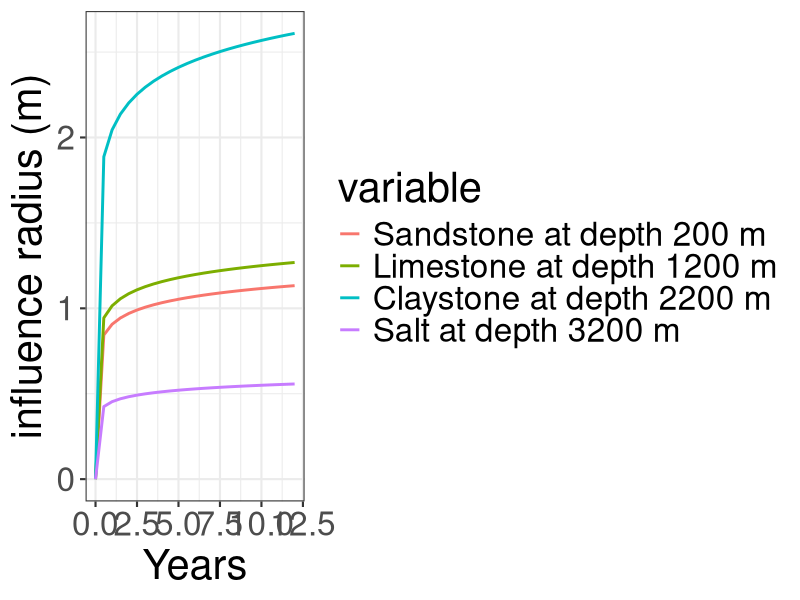
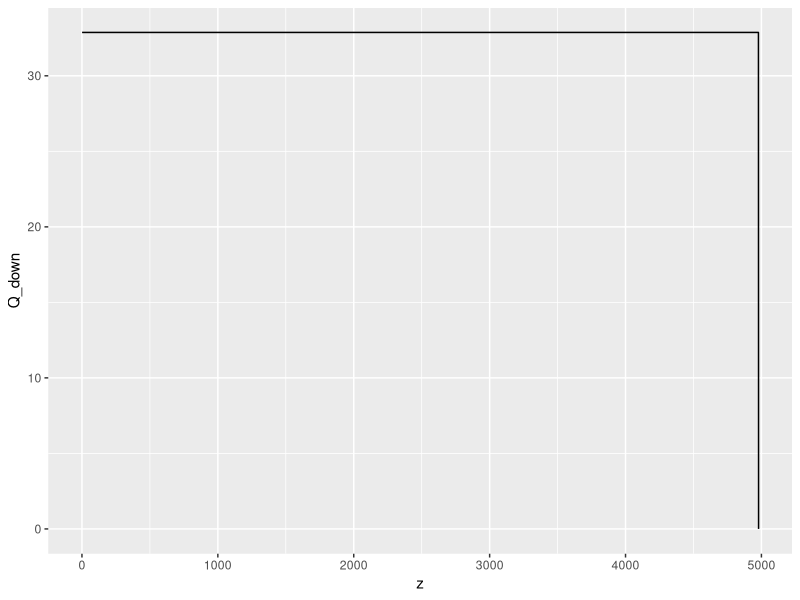
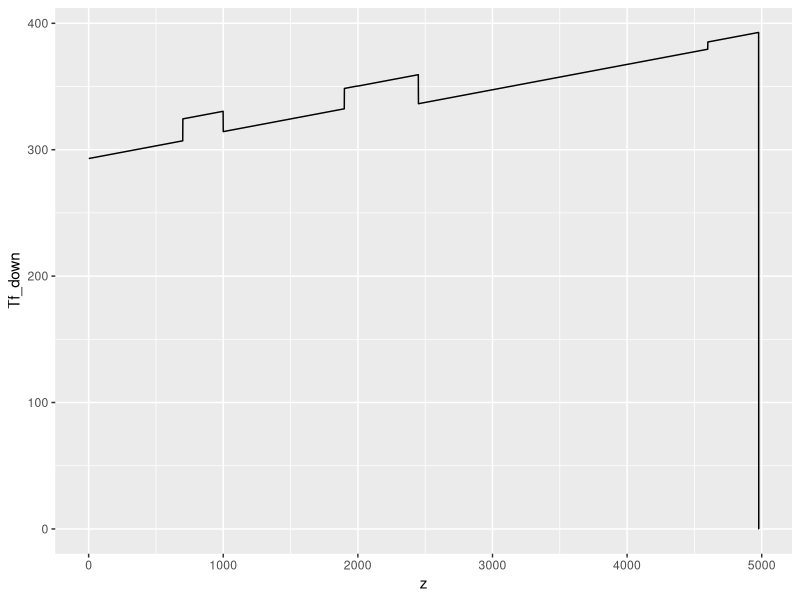
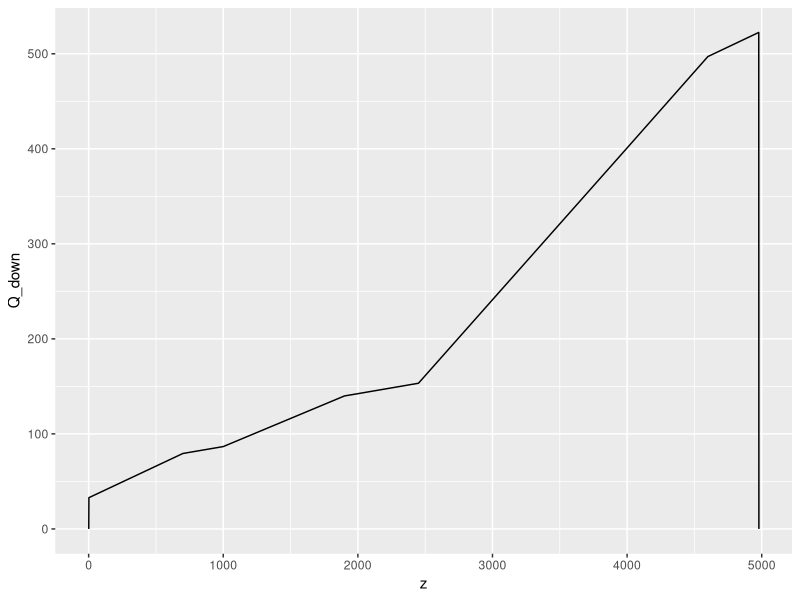
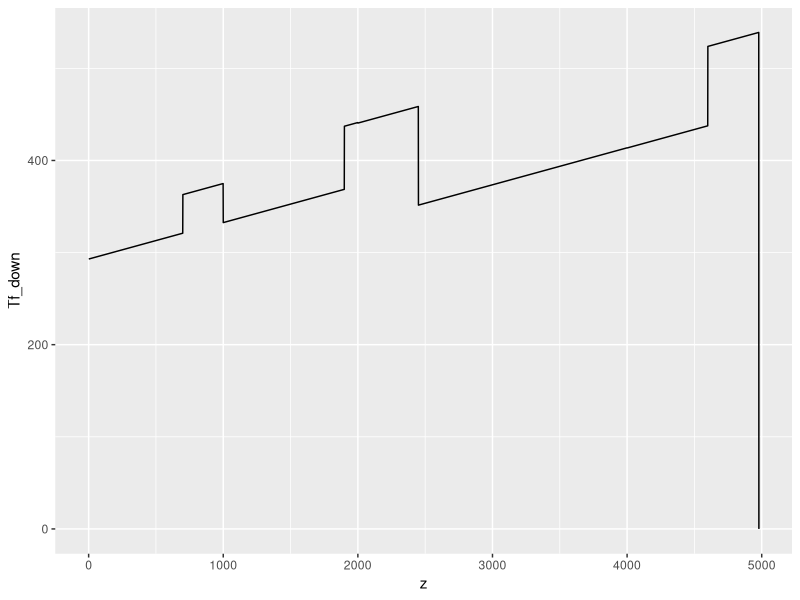
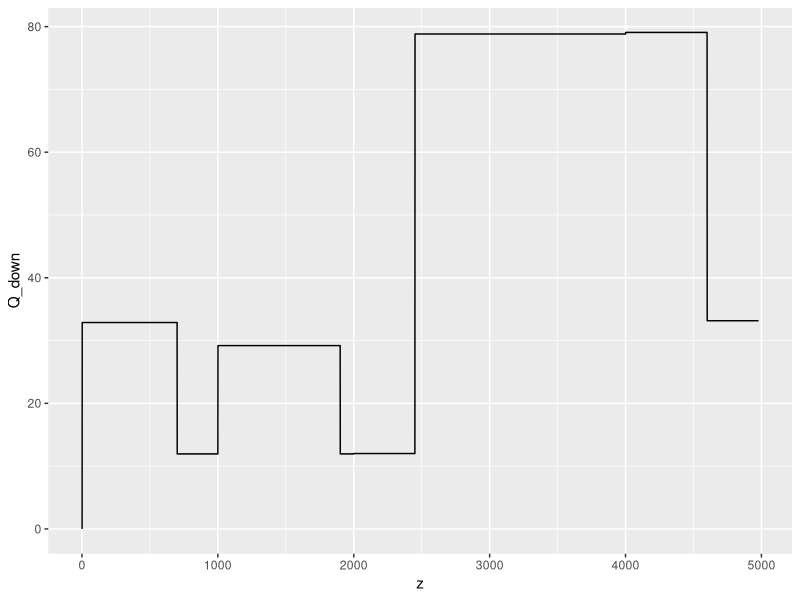
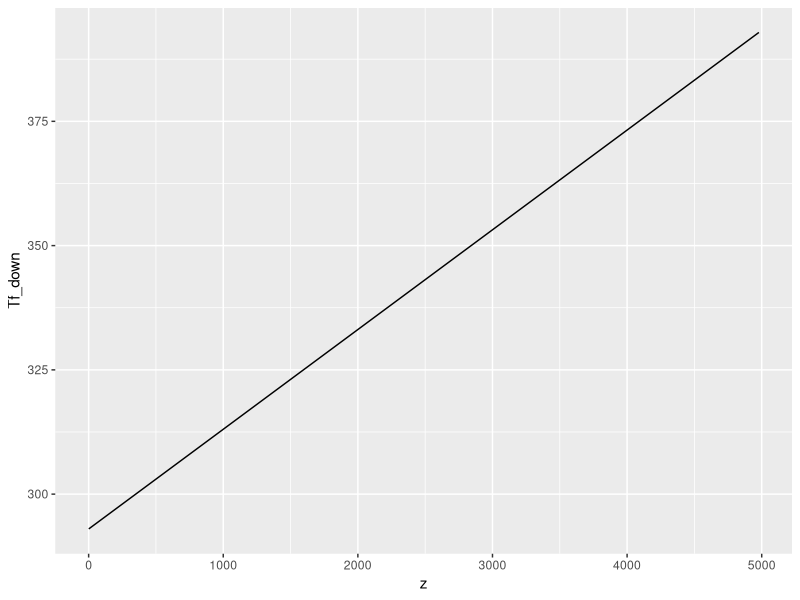
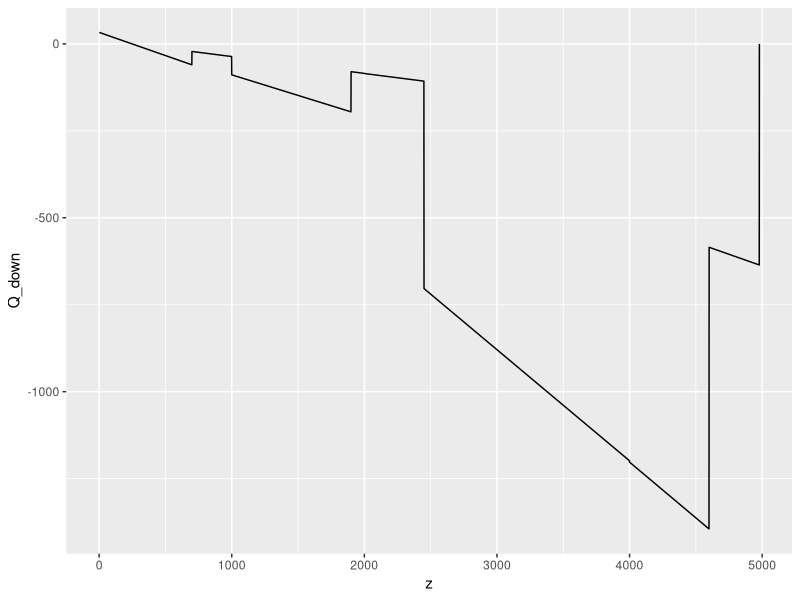

The R source for these figures, in order:
###########################Thesis Geothermal ###################################

library(tidyverse)
library(reshape2)

#Constants
#kt <-              total heat transfer coefficient [W/m^2 K]
#lambda <-          thermal conductivity s from rock [w/m K]
#ro <-              density [kg/m^3]
#cp <-              specific heat capacity [J/kg K]
#as <-              thermal diffustivity [m^2/s]
#rw <-              external radius of  [m]
#t'  <-              time [s]

#h  <-              convective heat transfer coefficient
#mu <-              dynamic viscosity [Pa s]
#lambda_f<-         thermal conductivity fluid [W/m K]
#v  <-              kinamtic viscosity [m^2/s]
#D  <-              Diameter [m]
#rc <-              casing radius [m]


####################making a dataset for BEDUM-05 ##############################


dat1 <- data.frame(1:4979)
dat1 <- dat1 %>%
  rename(z=X1.4979)

dat1$rock_type <- c("a")

dat1 <- dat1 %>% 
  rows_update(tibble(z = 1:700, rock_type = "sandstone")) %>%
  rows_update(tibble(z = 701:1000, rock_type = "claystone")) %>%
  rows_update(tibble(z = 1001:1900, rock_type = "limestone")) %>%
  rows_update(tibble(z = 1901:2450, rock_type = "claystone")) %>%
  rows_update(tibble(z = 2451:4600, rock_type = "salt")) %>%
  rows_update(tibble(z = 4601:4979, rock_type = "sandstone"))

dat1 <- dat1 %>%
mutate(cp = case_when(
  startsWith(rock_type, "san") ~ 775,
  startsWith(rock_type, "cl") ~ 860,
  startsWith(rock_type, "li") ~ 680,
  startsWith(rock_type, "sal") ~ 880
))

dat1 <- dat1 %>%
  mutate(lambda = case_when(
    startsWith(rock_type, "san") ~ 2.75,
    startsWith(rock_type, "cl") ~ 1.10,
    startsWith(rock_type, "li") ~ 2.45,
    startsWith(rock_type, "sal") ~ 6
))

dat1 <- dat1 %>%
  mutate(ro = case_when(
    startsWith(rock_type, "san") ~ 2640,
    startsWith(rock_type, "cl") ~ 2680,
    startsWith(rock_type, "li") ~ 2760,
    startsWith(rock_type, "sal") ~ 2160
))

dat1$Tw <- seq(from = 283.1, to= 383, by = 0.02006427 )
dat1$delta_z <- c(1)

dat1$D <- c(0)
dat1 <- dat1 %>% 
  rows_update(tibble(z = 1:2000, D = 7)) %>%
  rows_update(tibble(z = 2001:4000, D = 6.8)) %>%
  rows_update(tibble(z = 4001:4979, D = 6.7)) 

dat1 <- dat1 %>%
  mutate(D = D * 0.0254) %>%
  mutate(rw = D * 0.5)

dat1$Tf_down <-c(0)
dat1$Tf_down[1] <- 293
dat1$Q_down <-c(0)

###################### fluid data frame ########################################

fluid <- c("water", "diathermic oil")
ro <- c(1000, 762)
lambda_f <- c(0.67, 0.13)
cp <- c(4186, 2500)
rc <- c( 7, 7)
v <- c(1, 3.3 )
mu <- c(8.90*10^-4, 4*10^-4)

dat2 <- data.frame(fluid, ro, lambda_f, cp, rc, v, mu)
dat2 <- dat2 %>%
  mutate(rc = rc * 0.0254 *0.5) 
dat2 <- dat2 %>%
  slice(1)

##################### formulas ################################################

#as thermal diffusitivity usded for Rs. 
get_as <- function(dat){
  as <- 0 
  as <- dat$lambda/(dat$ro*dat$cp)
  return(as)
}

get_RS <- function(dat, t=1){
  rs <- 0
  
  as <- get_as(dat)
  rs <- (1/(2*dat$lambda))*log((2*sqrt(as*t))/dat$rw)
  dat$rs <- rs
  
  return(dat)
}

#rs function for fig 3. 
rs2 <- function(dat, t){
  rs <- 0
  
  as <- get_as(dat)
  rs <- (1/(2*dat$lambda))*log((2*sqrt(as*t))/dat$rw)
  
  return(rs)
  
}

#Calculating convective heat transfer coefficient
get_h <- function(dat){
  h  <- 0
  Pr <- 0
  Re <- 0 
  
  Pr <- dat$cp*dat$mu/dat$lambda_f
  Re <- (dat$ro*dat$v*(dat$rc*2))/dat$mu
  h <- ((0.023*dat$lambda_f*(Re^0.8))*(Pr^0.4))/(2*dat$rc)
  return(h)
} 


#Ra thermal resistance due to the heat tranfer by convection into the pipe
get_Ra <- function(dat){
  Ra <- 0
  h  <- 0
  
  h <- get_h(dat)
  Ra <- 1/(2*dat$rc*h)
  
  #df1$Ra <- Ra 
  
  return(Ra)
}

#kt total heat transfer coefficient. 
get_kt <- function(dat1, dat2, t = 0.0435){
  kt <- 0 
  
  as <- get_as(dat1)
  h  <- get_h(dat2) 
  
  kt <- 1/((dat1$D/(2*dat1$lambda))*log((4*sqrt(as*t))/dat1$D)+(1/h))
  return(kt)
  
}


#Calculating Q_down and Tf_down 
get_Q_and_Tf <- function(dat1){

  end <- nrow(dat1)-1
for (i in 1:end) {
  newQ <- 2*pi*dat1$rw[i]*dat1$kt[i]*(dat1$Tw[i]-dat1$Tf_down[i])*dat1$delta_z[i]
  print(newQ)
  
  newT <- dat1$Tw[i+1]-(newQ/(2*pi*dat1$rw[i+1]*dat1$kt[i+1]*dat1$delta_z[i+1]))
  dat1$Tf_down[i+1] <- newT
  print(newT)
  
  # dat1$Q_down <- newQ
  # dat1$Tf_down <- newT
  
  
  return(dat1$Q_down)
  return(dat1$Tf_down)
  }
}

############################## Recreating fig. 3 ###############################

time <- seq(0,378683112, by=15778463)

for_t <- dat1 %>%
  slice(200, 1200, 2200, 3200, 4200)

inf1 <- rs2(for_t[1,], time)
inf2 <- rs2(for_t[2,], time)
inf3 <- rs2(for_t[3,], time)
inf4 <- rs2(for_t[4,], time)


inf_radius <- data.frame(inf1,inf2,inf3,inf4)
inf_radius[1,] <- 0
inf_radius <- inf_radius %>%
 mutate(years = seq(0,12, by=0.5)) 

inf_radius_trans <- melt(inf_radius, id.vars = c("years"))

inf_radius_trans$variable <- recode_factor(inf_radius_trans$variable, inf1 = "Sandstone at depth 200 m", 
                                inf2 = "Limestone at depth 1200 m", inf3 = "Claystone at depth 2200 m", 
                                inf4 = "Salt at depth 3200 m")


p1 <- ggplot(inf_radius_trans, aes(x=years, y = value, fill=variable, color = variable)) +
  geom_line(size=1) +# ggtitle("Influence radius over time") +
  xlab("Years") + ylab("influence radius (m)")  + theme_bw(base_size = 16) +
  theme(text=element_text(size=30))

p1

######################### Calculations for Well ################################

dat1$kt <- get_kt(dat1,dat2)

dat3 <- dat1
dat1 <- dat3

#dat1 <- get_Q_and_Tf(dat1)
# 
# dat1$Tf_down <- 0
# dat1$Tf_down[1] <- 293.0
# dat1$Q_down <- 0
# 

#end <- nrow(dat1)-1 
#end <- 3
# #dat1 <- 
# 


dat1$Tf_down <- 0
dat1$Tf_down[1] <- 293.0
dat1$Q_down <- 0
dat1$Q_down[1] <- 2*pi*dat1$rw[1]*dat1$kt[1]*(dat1$Tw[1]-dat1$Tf_down[1])*dat1$delta_z[1]



end <- 4
end <- nrow(dat1)-1
for (i in 2:end) {
  #Tw <- dat1$Tw[i]
  
  newT <- dat1$Tw[i]-(dat1$Q_down[i-1]/(2*pi*dat1$rw[i]*dat1$kt[i]*dat1$delta_z[i]))
  dat1$Tf_down[i-1] <- newT
  print(newT)
  
  newQ <- 2*pi*dat1$rw[i]*dat1$kt[i]*(dat1$Tw[i]-newT)*dat1$delta_z[i]
  print(newQ)
  dat1$Q_down[i] <- newQ
  
  #dat1$Q_down[i] <- 2*pi*dat1$rw*dat1$kt*(dat1$Tw-dat1$Tf_down[i])*dat1$delta_z
  #newQ <- dat1$Q_down[i]
  #j <- i+1
  #dat1$Tf_down[j] <- dat1$Tw-(newQ/(2*pi*dat1$rw*dat1$kt*dat1$delta_z))
  # newT <-dat1$Tf_down[j]
  
}



ggplot(dat1, aes(x = z, y = Q_down)) + geom_line()
ggplot(dat1, aes(x = z, y = Tf_down)) + geom_line()








#################Calculations where T changes#################
##########THIS IS WORKING NOW FOR, HOwever it should be inverted################
dat1 <- dat3

#end <- 3
end <- nrow(dat1)-1
for (i in 2:end) {
  #Tw <- dat1$Tw[i]
  
  
  newQ <- 2*pi*dat1$rw[i]*dat1$kt[i]*(dat1$Tw[i-1]-dat1$Tf_down[i-1])*dat1$delta_z[i]
  print(newQ)
  dat1$Q_down[i] <- newQ
  
  newT <- dat1$Tw[i+1]-(dat1$Q_down[i]/(2*pi*dat1$rw[i+1]*dat1$kt[i+1]*dat1$delta_z[i+1]))
  dat1$Tf_down[i] <- newT
  print(newT)
  
  #dat1$Q_down[i] <- 2*pi*dat1$rw*dat1$kt*(dat1$Tw-dat1$Tf_down[i])*dat1$delta_z
  #newQ <- dat1$Q_down[i]
  #j <- i+1
  #dat1$Tf_down[j] <- dat1$Tw-(newQ/(2*pi*dat1$rw*dat1$kt*dat1$delta_z))
  # newT <-dat1$Tf_down[j]
  
}

ggplot(dat1, aes(x = z, y = Q_down)) + geom_line()
ggplot(dat1, aes(x = z, y = Tf_down)) + geom_line()

##################Johannes' code #####################################
for (i in 2:nrow(dat1)) {
  dat1$Q_down[i]<- 2*pi*dat1$rw[i]*dat1$kt[i]*(dat1$Tw[i-1]-dat1$Tf_down[i-1])
  
  dat1$Tf_down[i] <- dat1$Tw[i]-(dat1$Q_down[i]/(2*pi*dat1$rw[i]*dat1$kt[i]))
}

ggplot(dat1, aes(x = z, y = Q_down)) + geom_line()
ggplot(dat1, aes(x = z, y = Tf_down)) + geom_line()

#####################################################################

dat1 <- dat3
dat1$Q_down[1] <- 2*pi*dat1$rw[1]*dat1$kt[1]*(dat1$Tw[1]-dat1$Tf_down[1])*dat1$delta_z[1]
dat1$Tf_down[1] <- 0

end <- nrow(dat1)-1
for (i in 2:end) {
  
  newT <- dat1$Tw[i-1]-(dat1$Q_down[i-1]/(2*pi*dat1$rw[i]*dat1$kt[i]*dat1$delta_z[i]))
  dat1$Tf_down[i] <- newT
  print(newT)
  
  newQ <- 2*pi*dat1$rw[i+1]*dat1$kt[i+1]*(dat1$Tw[i+1]-dat1$Tf_down[i])*dat1$delta_z[i+1]
  print(newQ)
  dat1$Q_down[i] <- newQ
  
  #original
   # newQ <- 2*pi*dat1$rw[i]*dat1$kt[i]*(dat1$Tw[i-1]-dat1$Tf_down[i-1])*dat1$delta_z[i]
   # print(newQ)
   # dat1$Q_down[i] <- newQ
   # 
   # newT <- dat1$Tw[i+1]-(dat1$Q_down[i]/(2*pi*dat1$rw[i+1]*dat1$kt[i+1]*dat1$delta_z[i+1]))
   # dat1$Tf_down[i] <- newT
   # print(newT)
   # 

  
}

ggplot(dat1, aes(x = z, y = Q_down)) + geom_line()
ggplot(dat1, aes(x = z, y = Tf_down)) + geom_line()





